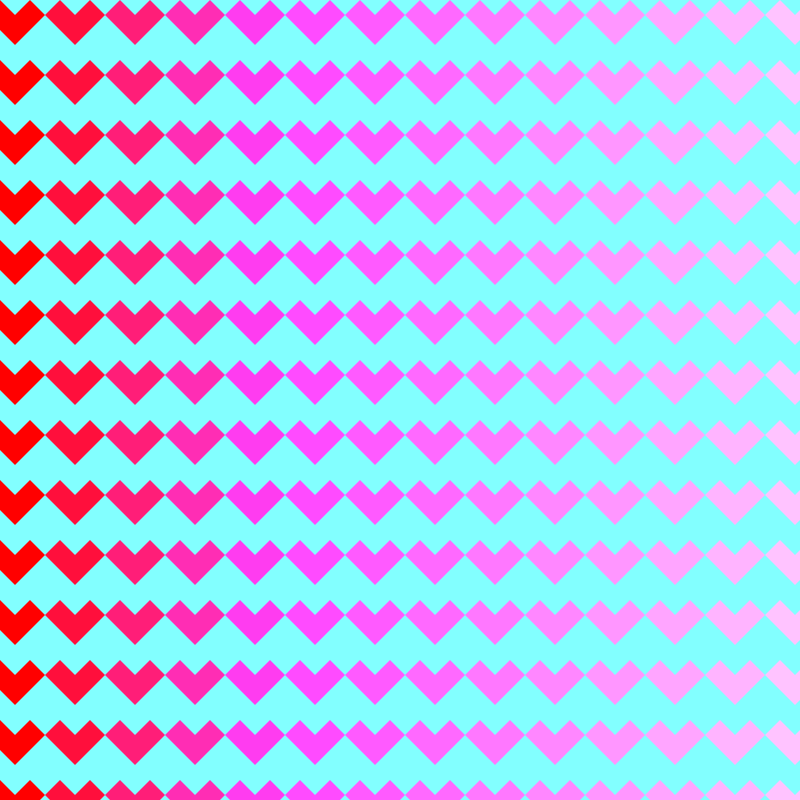
Frame 1 (no input)
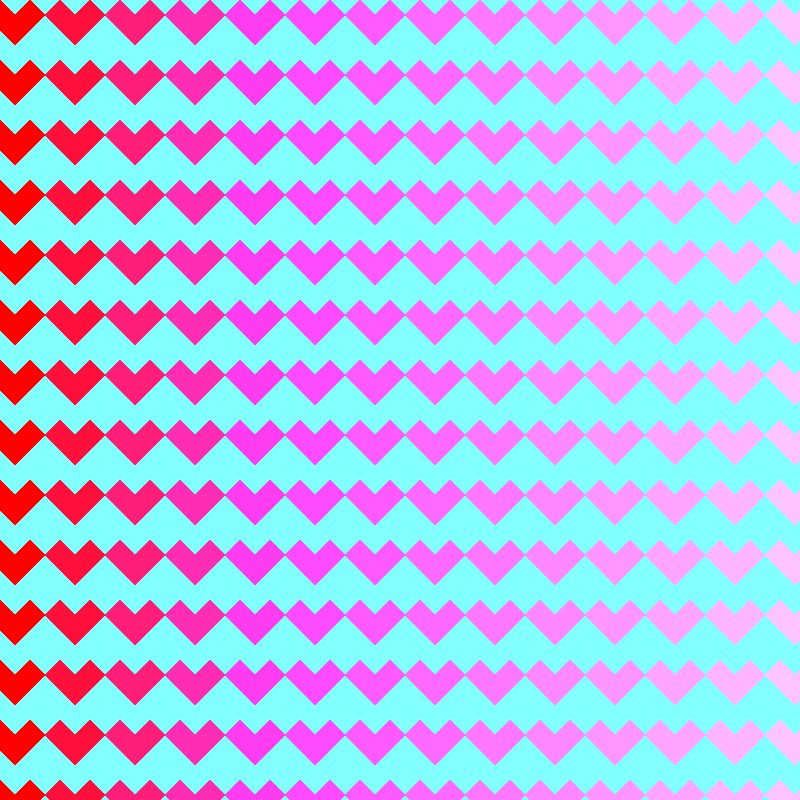
Frame 60 (the mouse pressed at the canvas centre just before this capture)
Frame 120 (the mouse held since frame 60 and released just before this capture): identical to frame 60, image omitted

The Processing sketch that drew these frames (run headless with seeded random() and noise(); from frame 60 on, the mouse is pressed at the canvas centre):

// Processing sketch: processing_165824
// ── processing_165824.pde

void setup()
{
  size(800,800);
  float x3=random(0,255);
  background(130,255,255);

}
 
void draw()
{

  for(int y=0; y<=height*2; y+=60){
    for (int x= 0; x<=width*2; x+=60) {
noStroke();

      fill(255,x/4,x);       
triangle(x,y,x-15,y+15,x+15,y+15);
triangle(x+30,y,x+15,y+15,x+45,y+15);
triangle(x-15,y+15,x+15,y+45,x+45,y+15);

   
 
  }
}
}
